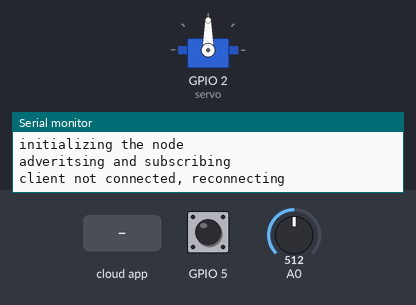
The sketch below on a simulated ESP8266 (NodeMCU). Parts: servo, the last lines printed to the serial monitor. The inputs (shaded band) are chosen by the test bench; at power-on: GPIO 5 HIGH, A0 = 512. WiFi joins after 1.5 s; servers stay silent unless stated; the ROS host is connected and sends only what is stated.

Above: at 5.7 s.
5.8 s: the phone or cloud app sets ServoPositionTopic to 0
At 6.6 s:
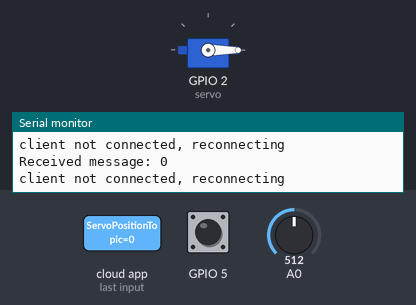
7.3 s: the phone or cloud app sets ServoPositionTopic to 45
At 8.1 s:
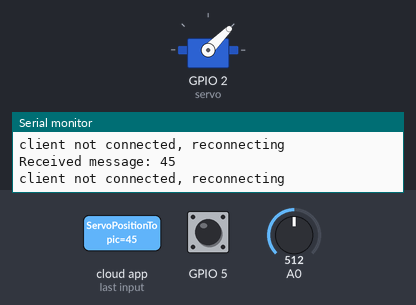
8.8 s: the phone or cloud app sets ServoPositionTopic to 180
At 9.1 s:
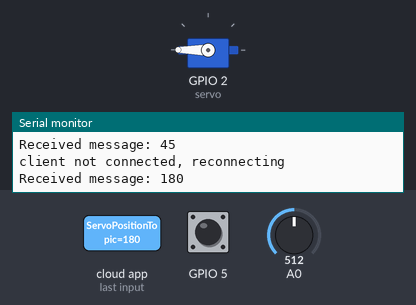
10.3 s: the phone or cloud app sets ServoPositionTopic to 90
At 11.3 s:
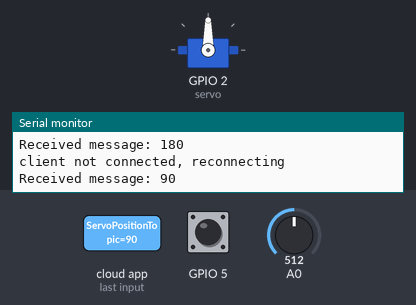
Timing chart, 0 to 12.8 s (numbered marks = the images above; inputs shaded):
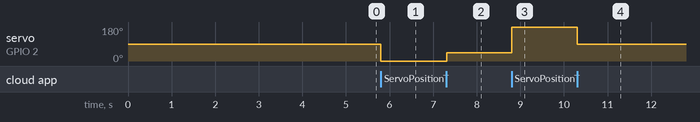

The sketch:

espBot.ino
```cpp
#include <ESP8266WiFi.h>
#include <ros.h>
#include <Servo.h>
#include <std_msgs/Int16.h>
#include <std_msgs/Bool.h>

//ROS
#define SERVO_TOPIC "/ServoPositionTopic"
#define SENSOR1_TOPIC "/ESPBot_Feed_1"
#define SENSOR2_TOPIC "/ESPBot_Feed_2"

//Servo
Servo servo;

void servoCallback(const std_msgs::Int16 &msg)
{

  int position = msg.data;

  Serial.print("Received message: ");
  Serial.println(position);

  servo.write(position);
}

//WIFI
const char *ssid = "SSID";
const char *password = "PASSWORD";

IPAddress server(192, 168, 1, 20);
IPAddress ip_address;
WiFiClient client;

int status = WL_IDLE_STATUS;

class WiFiHardware
{

public:
  WiFiHardware(){};

  void init()
  {
    // do your initialization here. this probably includes TCP server/client setup
    Serial.println("Init method");
    client.connect(server, 11411);
  }

  // read a byte from the serial port. -1 = failure
  int read()
  {
    // implement this method so that it reads a byte from the TCP connection and returns it
    //  you may return -1 is there is an error; for example if the TCP connection is not open
    return client.read(); //will return -1 when it will works
  }

  // write data to the connection to ROS
  void write(uint8_t *data, int length)
  {
    // implement this so that it takes the arguments and writes or prints them to the TCP connection
    for (int i = 0; i < length; i++)
      client.write(data[i]);
  }

  // returns milliseconds since start of program
  unsigned long time()
  {
    return millis(); // easy; did this one for you
  }
};

void setupWiFi()
{
  WiFi.begin(ssid, password);
  Serial.print("\nConnecting to ");
  Serial.println(ssid);
  uint8_t i = 0;
  while (WiFi.status() != WL_CONNECTED && i++ < 1000)
    delay(500);

  if (i == 1001)
  {
    Serial.print("Could not connect to");
    Serial.println(ssid);
    //  while(1) delay(500);
  }

  if (WiFi.status() == WL_CONNECTED)
  {
    Serial.print("Ready! Use ");
    Serial.print(WiFi.localIP());
    Serial.println(" to access client");
  }
}

ros::NodeHandle_<WiFiHardware> nh;

ros::Subscriber<std_msgs::Int16> servoSubscriber(SERVO_TOPIC, &servoCallback);

std_msgs::Int16 sensor1_msg;
std_msgs::Bool sensor2_msg;

ros::Publisher sensor1(SENSOR1_TOPIC, &sensor1_msg);
ros::Publisher sensor2(SENSOR2_TOPIC, &sensor2_msg);

void SetupROS()
{
  Serial.println("initializing the node");
  nh.initNode();

  delay(1000);

  Serial.println("adveritsing and subscribing");
  nh.advertise(sensor1);
  nh.advertise(sensor2);

  nh.subscribe(servoSubscriber);
}

void setup()
{
  Serial.begin(115200);
  Serial.setDebugOutput(true);
  setupWiFi();
  delay(2000);

  servo.attach(2);

  SetupROS();
}

void check_connection()
{

  if (WiFi.status() != WL_CONNECTED)
  {
    Serial.println("Connection to Wifi broken, setuping again");
    setupWiFi();
  }
  if (!client.connected())
  {
    Serial.println("client not connected, reconnecting");

    client.connect(server, 11411);
    int tries = 1;
    while (!client.connected())
    {
      delay(100);
      tries++;

      if (WiFi.status() != WL_CONNECTED)
      {
        Serial.println("Connection to Wifi broken, setuping again");
        setupWiFi();
        delay(1000);
      }

      if (tries % 10)
      {
        Serial.println("still trying to reconnect");
      }

      if (tries % 500)
      {
        Serial.println("trying to re initialize the node");
        SetupROS();
        delay(2000);
      }

      if (tries % 1000)
      {
        Serial.println("RESETTING");
        ESP.restart();
      }
    }
  }
}

void loop()
{
  int sensor1Value = 1024 - analogRead(A0); // when dark 0
  bool sensor2Value = !digitalRead(5);      // when dark False

  sensor1_msg.data = sensor1Value;
  sensor2_msg.data = sensor2Value;

  check_connection();
  if (client.connected())
  {
    sensor1.publish(&sensor1_msg);
    sensor2.publish(&sensor2_msg);
    nh.spinOnce();
  }

  delay(10);
}
```

Measured:
- after the input at 5.8 s, servo on GPIO 2 (servo): 90° → 0° at once
- after the input at 7.3 s, servo on GPIO 2 (servo): 0° → 45° at once
- after the input at 8.8 s, servo on GPIO 2 (servo): 45° → 180° at once
- after the input at 10.3 s, servo on GPIO 2 (servo): 180° → 90° at once
